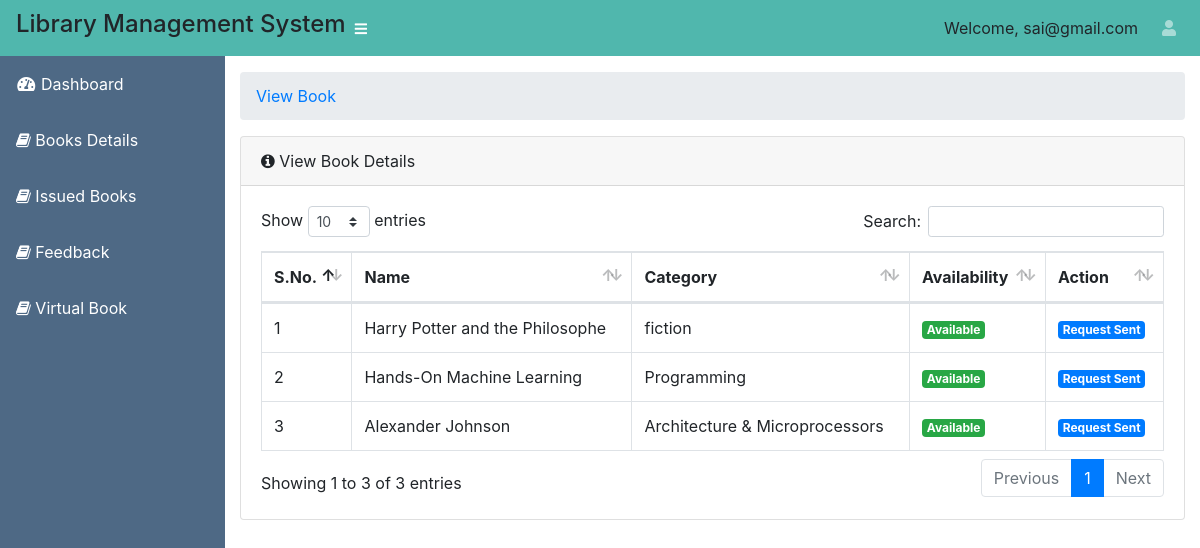
The page /library_management/book.php (signed in) on the database its author committed.
### tables this page shows
CREATE TABLE `tbl_book` (
  `id` int(11) NOT NULL,
  `book_name` longtext NOT NULL,
  `isbnno` varchar(2500) NOT NULL,
  `author` varchar(2500) NOT NULL,
  `publisher` text NOT NULL,
  `price` varchar(250) NOT NULL,
  `quantity` varchar(250) NOT NULL,
  `place` text NOT NULL,
  `category` varchar(250) NOT NULL,
  `availability` tinyint(4) NOT NULL COMMENT '1=available, 0=not available',
  `created_at` timestamp NOT NULL DEFAULT current_timestamp() ON UPDATE current_timestamp(),
  `virtual_link` varchar(5000) NOT NULL
);

### library_management/book.php (the view, shortened to what this page needs)
<?php
include ('connection.php');
$ids = $_SESSION['id'];
?>
<?php include('include/header.php'); ?>
  <div id="wrapper">
    <?php include('include/side-bar.php'); ?>
    <div id="content-wrapper">
      <div class="container-fluid">
        <ol class="breadcrumb">
          <li class="breadcrumb-item">
            <a href="#">View Book</a>
          </li>
        </ol>
  <div class="card mb-3">
          <div class="card-header">
            <i class="fa fa-info-circle"></i>
            View Book Details</div>
            <div class="card-body">
            <div class="table-responsive">
              <table class="table table-bordered" id="dataTable" width="100%" cellspacing="0">
                <thead>
                                            <tr>
                                                <th>S.No.</th>
                                                <th>Name</th>
                                                <th>Category</th>
                                                <th>Availability</th>
                                                <th>Action</th>
                                            </tr>
                                        </thead>
                                        <tbody>
										<?php
										$select_query = mysqli_query($conn, "select * from tbl_book where availability=1");
										$sn = 1;
										while($row = mysqli_fetch_array($select_query))
										{
										    ?>
                                            <tr>
                                                <td><?php echo $sn; ?></td>
                                                <td><?php echo $row['book_name']; ?></td>
                                                <td><?php echo $row['category']; ?></td>
                                                <?php if($row['availability']==1){
                                                  ?><td><span class="badge badge-success">Available</span></td>
                                        <?php } else { ?><td><span class="badge badge-danger">Not Available</span></td>
                                           <?php }
                                          $id = $row['id'];
                                          $fetch_issue_details = mysqli_query($conn, "select status from tbl_issue where user_id='$ids' and book_id='$id'");
                                        $res = mysqli_fetch_row($fetch_issue_details);
                                          if(!empty($res)){
                                          $res = $res[0];
                                           }
                                           if($res==1){
                                                ?>
                                          <td><span class="badge badge-success">Issued</span>
                                           </td>
                                                <?php
                                               } else if($res==2){
                                                ?>
                                          <td><span class="badge badge-danger">Rejected</span>
                                           </td>
                                         <?php }
                                         else if($res==3){
                                                ?>
                                          <td><span class="badge badge-primary">Request Sent</span>
                                           </td>
                                         <?php }
                                               else { ?>
                                                <td><a href="book-issue.php?id=<?php echo $row['id']; ?>"><button class="btn btn-success">Issue</button></a>
                                               </td>
                                               <?php } ?>
                                            </tr>
										<?php $sn++; } ?>
                                        </tbody>
                                    </table>
                                </div>
                            </div>
                        </div>
                    </div>
                </div>
<?php include('include/footer.php'); ?>

### rows shown on the page
tbl_book: book_name "Harry Potter and the Philosophe", category "fiction", availability "Available"
tbl_book: book_name "Hands-On Machine Learning", category "Programming", availability "Available"
tbl_book: book_name "Alexander Johnson", category "Architecture & Microprocessors", availability "Available"

### other values the page prints
$name "sai@gmail.com"
